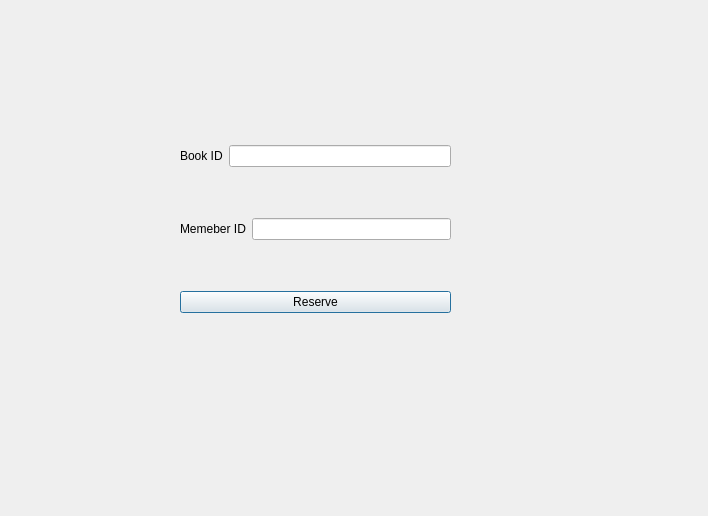
<?xml version="1.0" encoding="UTF-8"?>
<ui version="4.0">
 <class>Window_ReserveBook</class>
 <widget class="QDialog" name="Window_ReserveBook">
  <property name="geometry">
   <rect>
    <x>0</x>
    <y>0</y>
    <width>708</width>
    <height>516</height>
   </rect>
  </property>
  <property name="windowTitle">
   <string>Dialog</string>
  </property>
  <widget class="QWidget" name="layoutWidget">
   <property name="geometry">
    <rect>
     <x>180</x>
     <y>100</y>
     <width>271</width>
     <height>261</height>
    </rect>
   </property>
   <layout class="QVBoxLayout" name="verticalLayout">
    <item>
     <layout class="QHBoxLayout" name="horizontalLayout"/>
    </item>
    <item>
     <layout class="QHBoxLayout" name="horizontalLayout_2">
      <item>
       <widget class="QLabel" name="label_Subject">
        <property name="text">
         <string>Book ID</string>
        </property>
       </widget>
      </item>
      <item>
       <widget class="QLineEdit" name="lineEdit_BookId"/>
      </item>
     </layout>
    </item>
    <item>
     <layout class="QHBoxLayout" name="horizontalLayout_3">
      <item>
       <widget class="QLabel" name="label_Author">
        <property name="text">
         <string>Memeber ID</string>
        </property>
       </widget>
      </item>
      <item>
       <widget class="QLineEdit" name="lineEdit_MemberId"/>
      </item>
     </layout>
    </item>
    <item>
     <widget class="QPushButton" name="pushButton_Reserve">
      <property name="text">
       <string>Reserve</string>
      </property>
     </widget>
    </item>
   </layout>
  </widget>
 </widget>
 <resources/>
 <connections/>
</ui>
